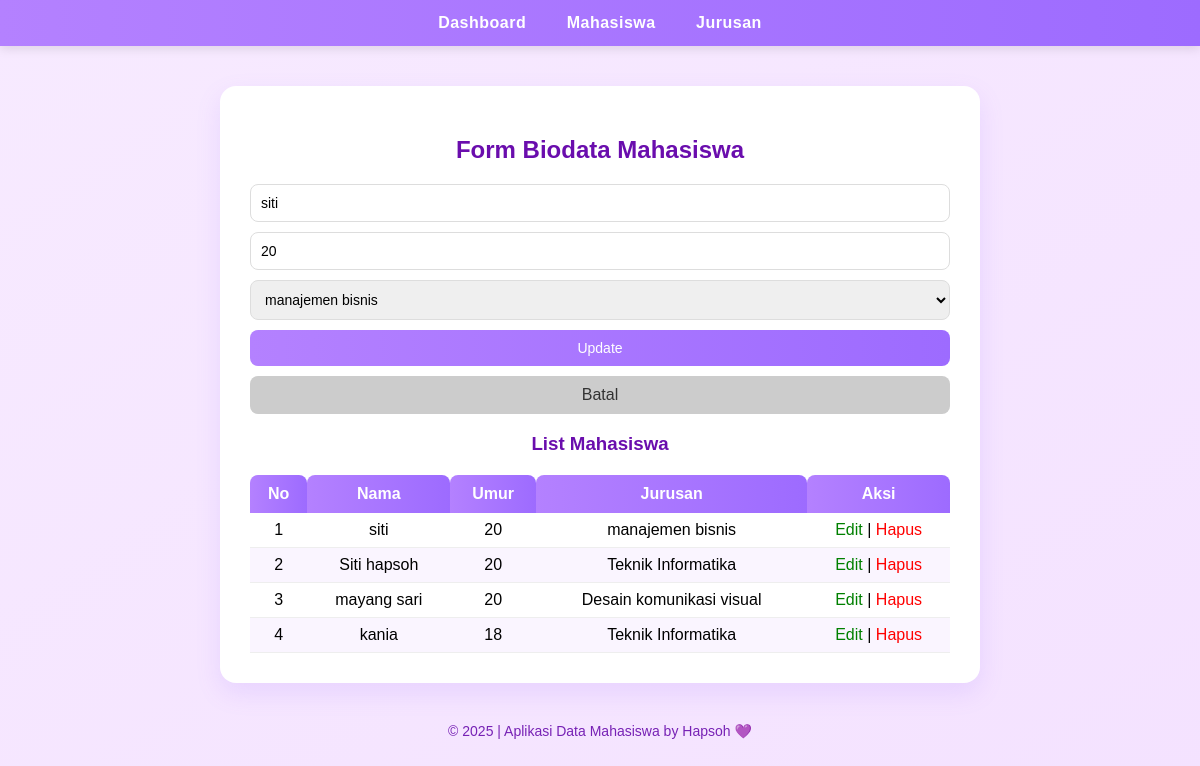
Page /pages/mahasiswa/index.php?edit=1 on the committed database.
### tables this page shows
CREATE TABLE `mahasiswa` (
  `id` int(11) NOT NULL,
  `nama` varchar(100) DEFAULT NULL,
  `umur` int(11) DEFAULT NULL,
  `jurusan_id` int(11) NOT NULL
);

CREATE TABLE `jurusan` (
  `id` int(11) NOT NULL,
  `nama` varchar(100) NOT NULL,
  `created_at` timestamp NOT NULL DEFAULT current_timestamp(),
  `updated_at` timestamp NOT NULL DEFAULT current_timestamp(),
  `deleted_at` timestamp NOT NULL DEFAULT current_timestamp()
);

### pages/mahasiswa/index.php (the view, shortened to what this page needs)
<?php
include '../../config/database.php';
include '../../templates/header.php';
$jurusan = $conn->query("SELECT * FROM jurusan");
$editData = null;
if (isset($_GET['edit'])) {
    $id = $_GET['edit'];
    $editData = $conn->query("SELECT * FROM mahasiswa WHERE id='$id'")->fetch_assoc();
}
$result = $conn->query("
    SELECT m.id, m.nama, m.umur, j.nama AS jurusan
    FROM mahasiswa m
    LEFT JOIN jurusan j ON m.jurusan_id = j.id
    ORDER BY m.id ASC
");
?>
<h2>Form Biodata Mahasiswa</h2>
<form method="POST">
    <input type="text" name="nama" placeholder="Masukkan nama" required
           value="<?= $editData['nama'] ?? '' ?>">
    <input type="number" name="umur" placeholder="Masukkan umur" required
           value="<?= $editData['umur'] ?? '' ?>">
    <select name="jurusan_id" required>
        <?php
        $jurusan->data_seek(0);
        while ($j = $jurusan->fetch_assoc()):
            $selected = isset($editData['jurusan_id']) && $editData['jurusan_id'] == $j['id'] ? 'selected' : '';
            echo "<option value='{$j['id']}' $selected>{$j['nama']}</option>";
        endwhile;
        ?>
    </select>
    <?php if ($editData): ?>
        <button type="submit" name="update">Update</button>
        <a href="index.php" class="batal-btn">Batal</a>
    <?php else: ?>
        <button type="submit" name="tambah">Simpan</button>
    <?php endif; ?>
</form>
<h3>List Mahasiswa</h3>
<table>
    <thead>
        <tr>
            <th>No</th>
            <th>Nama</th>
            <th>Umur</th>
            <th>Jurusan</th>
            <th>Aksi</th>
        </tr>
    </thead>
    <tbody>
        <?php $no = 1; while ($row = $result->fetch_assoc()): ?>
        <tr>
            <td><?= $no++ ?></td>
            <td><?= htmlspecialchars($row['nama']) ?></td>
            <td><?= $row['umur'] ?></td>
            <td><?= $row['jurusan'] ?: '-' ?></td>
            <td>
                <a href="?edit=<?= $row['id'] ?>" style="color:green; text-decoration:none;">Edit</a> |
                <a href="?hapus=<?= $row['id'] ?>" onclick="return confirm('Yakin mau hapus data ini?')"
                   style="color:red; text-decoration:none;">Hapus</a>
            </td>
        </tr>
        <?php endwhile; ?>
    </tbody>
</table>
<?php include '../../templates/footer.php'; ?>

### web1/style.css (style rules this page uses)
body { font-family: 'Poppins', sans-serif; background: linear-gradient(to bottom right, #f7eaff, #f4e2ff); margin: 0; padding: 0; min-height: 100vh; }
h1, h2, h3 { text-align: center; color: #6a0dad; }
form { display: flex; flex-direction: column; gap: 10px; margin-top: 20px; }
input, select { padding: 10px; border: 1px solid #ddd; border-radius: 8px; font-size: 14px; transition: 0.3s; }
button { background: linear-gradient(to right, #b481ff, #9d6bff); color: white; border: none; padding: 10px; border-radius: 8px; cursor: pointer; font-size: 14px; transition: all 0.3s ease; }
.batal-btn { display: inline-block; background: #ddd; color: #333; padding: 10px; border-radius: 8px; text-decoration: none; text-align: center; }
table { width: 100%; border-collapse: collapse; margin-top: 20px; }
th { background: linear-gradient(to right, #b481ff, #9d6bff); color: white; padding: 10px; border-top-left-radius: 8px; border-top-right-radius: 8px; }
td { border-bottom: 1px solid #eee; text-align: center; padding: 8px; }
tr:nth-child(even) { background: #faf5ff; }

### pages/mahasiswa/index.php (style rules this page uses)
.batal-btn { display: inline-block; background: #ccc; color: #333; padding: 10px; border-radius: 8px; text-decoration: none; }

### rows in the picture
mahasiswa: nama "siti", umur "20", jurusan.nama "manajemen bisnis"
mahasiswa: nama "Siti hapsoh", umur "20", jurusan.nama "Teknik Informatika"
mahasiswa: nama "mayang sari", umur "20", jurusan.nama "Desain komunikasi visual"
mahasiswa: nama "kania", umur "18", jurusan.nama "Teknik Informatika"

### other values in the picture
form field jurusan_id "manajemen bisnis"
